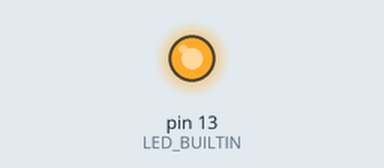
A sketch run on a simulated Arduino Uno, built with avr-gcc and run on an emulated ATmega328P. Parts: output pins drawn as LEDs (lit = HIGH).

Above: at 0.2 s.
At 33.7 s:
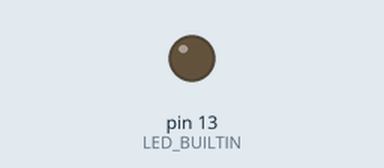
Timing chart, 0 to 39.0 s (numbered marks = the images above):
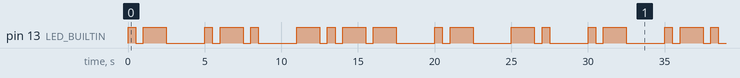

The sketch:

AryanBlink.ino
```cpp
void setup() {
  pinMode(LED_BUILTIN, OUTPUT);
  // put your setup code here, to run once:

}

void dot() { // this function is for a short blink / dot. A dot represents one unit.
  digitalWrite(LED_BUILTIN, HIGH);
  delay(500); // blink for 1 second
  digitalWrite(LED_BUILTIN, LOW);
  delay(500);
}

void dash() { // this function is for a long blink / dash. A dash represents three units.
  digitalWrite(LED_BUILTIN, HIGH);
  delay(1500);
  digitalWrite(LED_BUILTIN, LOW);
  delay(500);
}

void loop() {

  // put your main code here, to run repeatedly: // this constant time gap is for space between dots and dashes
  int const bigGap = 2000; // this constant time gap is for space between two letters

  //A
  dot();
  dash();
  delay(bigGap);
  //R
  dot();
  dash();
  dot();
  delay(bigGap);
  //Y
  dash();
  dot();
  dash();
  dash();
  delay(bigGap);
  //A
  dot();
  dash();
  delay(bigGap);
  //N
  dash();
  dot();
  delay(bigGap);
}
```

Measured:
- by itself, pin 13 (LED_BUILTIN): moves between LOW and HIGH, repeating every 30.0 s
- by itself, everything shown: repeats every 30.0 s, in 26 steps
